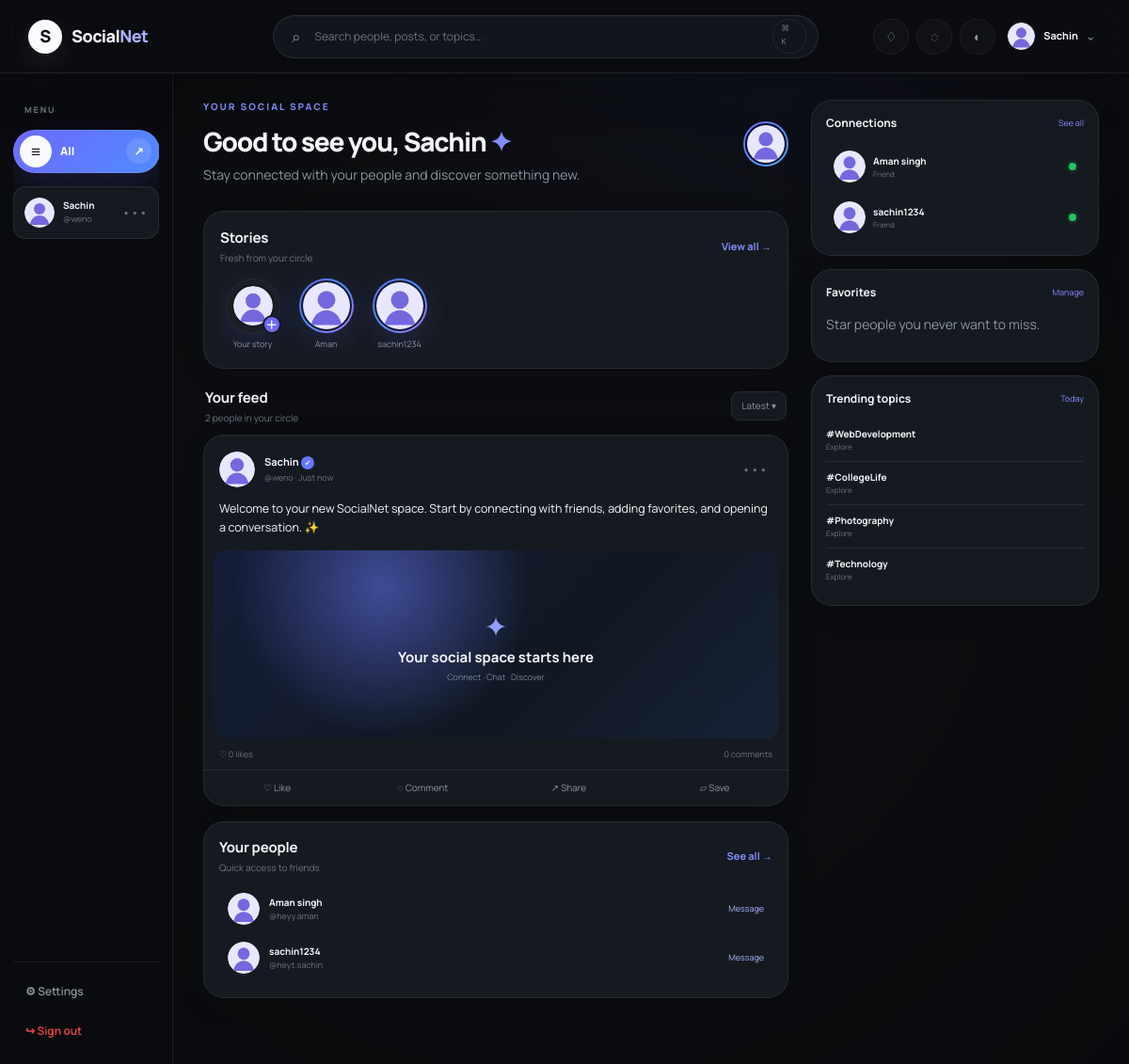
Page /dashboard (signed in) on the committed database.
### tables this page shows
CREATE TABLE users (
    id INTEGER PRIMARY KEY AUTOINCREMENT,
    name TEXT NOT NULL,
    username TEXT NOT NULL COLLATE NOCASE UNIQUE,
    email TEXT NOT NULL COLLATE NOCASE UNIQUE,
    password_hash TEXT NOT NULL,
    bio TEXT DEFAULT '',
    profile_picture TEXT NOT NULL DEFAULT 'default-avatar.svg',
    is_blocked INTEGER NOT NULL DEFAULT 0,
    created_at TEXT NOT NULL DEFAULT CURRENT_TIMESTAMP
, cover_picture TEXT NOT NULL DEFAULT '');

### app.py (the view)
@app.route("/dashboard")
@login_required
def dashboard():
    con = get_db()
    me = con.execute("SELECT * FROM users WHERE id=?", (session["user_id"],)).fetchone()
    friends = con.execute(
        """SELECT u.* FROM users u JOIN friendships f ON f.friend_id=u.id
           WHERE f.user_id=? ORDER BY u.name""", (session["user_id"],)
    ).fetchall()
    favourites = con.execute(
        """SELECT u.* FROM users u JOIN favourites f ON f.favourite_user_id=u.id
           WHERE f.user_id=? ORDER BY u.name""", (session["user_id"],)
    ).fetchall()
    con.close()
    return render_template("dashboard.html", user=me, friends=friends, favourites=favourites)

### app.py (called while the page is built)
def get_db():
    con = sqlite3.connect(DB_PATH)
    con.row_factory = sqlite3.Row
    con.execute("PRAGMA foreign_keys = ON")
    return con

def login_required(view):
    @wraps(view)
    def wrapped(*args, **kwargs):
        if "user_id" not in session:
            flash("Please log in to continue.", "error")
            return redirect(url_for("login"))
        return view(*args, **kwargs)
    return wrapped

@app.context_processor
def common_context():
    pending = 0
    if "user_id" in session:
        con = get_db()
        pending = con.execute(
            "SELECT COUNT(*) FROM friend_requests WHERE receiver_id=? AND status='pending'",
            (session["user_id"],)
        ).fetchone()[0]
        con.close()
    current_user = None
    if "user_id" in session:
        con = get_db()
        current_user = con.execute("SELECT * FROM users WHERE id=?", (session["user_id"],)).fetchone()
        con.close()
    return {"pending_count": pending, "logged_in": "user_id" in session, "current_user": current_user}

### templates/dashboard.html (shortened to what this page needs)
{% extends "base.html" %}{% block title %}Home · SocialNet{% endblock %}
{% block content %}
<div class="feed-layout">
<section class="feed-main">
<div class="welcome-row"><div><p class="eyebrow">YOUR SOCIAL SPACE</p><h1>Good to see you, {{ user['name'].split(' ')[0] }} <span>✦</span></h1><p class="subtext">Stay connected with your people and discover something new.</p></div><a class="avatar-ring" href="{{ url_for('profile') }}"><img src="{{ url_for('static',filename='uploads/'+user['profile_picture']) }}"></a></div>
<section class="stories-card card"><div class="section-head"><div><h2>Stories</h2><span>Fresh from your circle</span></div><button class="text-btn" data-action="open-story">View all →</button></div>
<div class="stories-row">
<div class="story add-story" data-action="open-story"><div class="story-img"><img src="{{ url_for('static',filename='uploads/'+user['profile_picture']) }}"><b>＋</b></div><span>Your story</span></div>
{% for f in friends[:7] %}<div class="story" data-action="open-story" data-story-name="{{ f['name'] }}"><div class="story-img"><img src="{{ url_for('static',filename='uploads/'+f['profile_picture']) }}"></div><span>{{ f['name'].split(' ')[0] }}</span></div>{% else %}<div class="story-empty">Add friends to see stories.</div>{% endfor %}
</div></section>
<div class="section-head feed-heading"><div><h2>Your feed</h2><span>{{ friends|length }} people in your circle</span></div><button class="filter-btn">Latest ▾</button></div>
<article class="post-card card demo-post"><div class="post-head"><img src="{{ url_for('static',filename='uploads/'+user['profile_picture']) }}"><div class="post-meta"><b>{{ user['name'] }} <i class="verified">✓</i></b><span>@{{ user['username'] }} · Just now</span></div><button class="more-btn">•••</button></div><p class="post-copy">Welcome to your new SocialNet space. Start by connecting with friends, adding favorites, and opening a conversation. ✨</p><div class="post-media gradient-media"><div><span>✦</span><b>Your social space starts here</b><small>Connect · Chat · Discover</small></div></div><div class="post-stats"><span>♡ 0 likes</span><span>0 comments</span></div><div class="post-actions"><button data-action="like">♡ <span>Like</span></button><button data-action="comment">◌ <span>Comment</span></button><button data-action="share">↗ <span>Share</span></button><button data-action="save">▱ <span>Save</span></button></div></article>
<section class="card circle-card"><div class="section-head"><div><h2>Your people</h2><span>Quick access to friends</span></div><a class="text-btn" href="{{ url_for('friends') }}">See all →</a></div><div class="people-list">{% for f in friends[:5] %}<a class="people-row" href="{{ url_for('chat',user_id=f['id']) }}"><img src="{{ url_for('static',filename='uploads/'+f['profile_picture']) }}"><div><b>{{ f['name'] }}</b><span>@{{ f['username'] }}</span></div><small>Message</small></a>{% else %}<div class="empty">No friends yet. Search for people to build your circle.</div>{% endfor %}</div></section>
</section>
<aside class="right-rail">
<section class="rail-card card"><div class="rail-title"><h3>Connections</h3><a href="{{ url_for('friends') }}">See all</a></div><div class="mini-list">{% for f in friends[:4] %}<a href="{{ url_for('chat',user_id=f['id']) }}"><img src="{{ url_for('static',filename='uploads/'+f['profile_picture']) }}"><span><b>{{ f['name'] }}</b><small>Friend</small></span><i class="online"></i></a>{% else %}<p class="muted">Your friend list will appear here.</p>{% endfor %}</div></section>
<section class="rail-card card"><div class="rail-title"><h3>Favorites</h3><a href="{{ url_for('friends') }}#favorites">Manage</a></div>{% for f in favourites[:4] %}<a class="favorite-mini" href="{{ url_for('chat',user_id=f['id']) }}"><span>★</span><img src="{{ url_for('static',filename='uploads/'+f['profile_picture']) }}"><b>{{ f['name'] }}</b></a>{% else %}<p class="muted">Star people you never want to miss.</p>{% endfor %}</section>
<section class="rail-card card trends"><div class="rail-title"><h3>Trending topics</h3><span>Today</span></div><a>#WebDevelopment <small>Explore</small></a><a>#CollegeLife <small>Explore</small></a><a>#Photography <small>Explore</small></a><a>#Technology <small>Explore</small></a></section>
</aside>
</div>
{% endblock %}

### templates/base.html (shortened to what this page needs)
<!doctype html>
<html lang="en" data-theme="dark">
<head>
<link rel="stylesheet" href="{{ url_for('static', filename='css/style.css') }}">
</head>
<body class="{% if logged_in %}app-shell{% else %}public-shell{% endif %}">
{% if logged_in %}
<header class="topbar">
  <div class="topbar-left"><button class="icon-btn mobile-menu" data-action="toggle-sidebar" aria-label="Menu">☰</button>
  <a class="brand" href="{{ url_for('dashboard') }}"><span class="brand-mark">S</span><span>Social<span class="brand-accent">Net</span></span></a></div>
  <form class="global-search" action="{{ url_for('search') }}" method="get" autocomplete="off">
    <span>⌕</span><input id="globalSearch" name="q" value="{{ request.args.get('q','') }}" placeholder="Search people, posts, or topics..." aria-label="Search">
    <kbd>⌘ K</kbd><div class="search-suggest" id="searchSuggest"><div class="suggest-head">Quick search</div><div class="suggest-item">Search people by name or @username</div><div class="suggest-item">Find topics and communities</div></div>
  </form>
  <div class="top-actions">
    <a class="icon-btn has-dot" href="{{ url_for('requests_page') }}" title="Notifications">♢{% if pending_count %}<i>{{ pending_count }}</i>{% endif %}</a>
    <a class="icon-btn" href="{{ url_for('friends') }}" title="Messages">◌</a>
    <button class="icon-btn" data-action="toggle-theme" title="Toggle theme">◐</button>
    <div class="user-menu">
      <a href="{{ url_for('profile') }}" class="mini-profile"><img src="{{ url_for('static', filename='uploads/'+(current_user['profile_picture'] if current_user else 'default-avatar.svg')) }}" onerror="this.src='{{ url_for('static', filename='uploads/default-avatar.svg') }}'"><span>{{ session.get('user_name','User') }}</span><b>⌄</b></a>
    </div>
  </div>
</header>
<div class="app-layout">
<aside class="sidebar" id="sidebar">
  <div class="side-scroll">
    <div class="side-label">MENU</div>
    <button class="all-nav-trigger" type="button" data-action="toggle-all-nav" aria-expanded="false" aria-controls="allNavPanel">
      <span class="all-nav-trigger-icon">≡</span><span>All</span><span class="all-nav-chevron">↗</span>
    </button>
    <div class="side-profile">
      <img src="{{ url_for('static', filename='uploads/'+(current_user['profile_picture'] if current_user else 'default-avatar.svg')) }}" alt="">
      <div><b>{{ session.get('user_name','User') }}</b><small>@{{ session.get('username','user') }}</small></div>
      <a href="{{ url_for('profile') }}">•••</a>
    </div>
  </div>
  <div class="side-footer"><a href="{{ url_for('settings') }}">⚙ Settings</a><a class="logout-link" href="{{ url_for('logout') }}">↪ Sign out</a></div>
</aside>
<main class="page-content">
{% block content %}{% endblock %}
</main></div>
{% else %}
{% with messages=get_flashed_messages(with_categories=true) %}{% if messages %}<div class="toast-wrap">{% for category,message in messages %}<div class="toast {{ category }}"><span>!</span>{{ message }}<button data-action="close-toast">×</button></div>{% endfor %}</div>{% endif %}{% endwith %}
{% endif %}
</body></html>

### rows in the picture
users: profile_picture (placeholder picture), get "Sachin", get "weno", name "Sachin", username "weno"
users: profile_picture (placeholder picture), name "Aman", name "Aman singh", username "heyy.aman"
users: profile_picture (placeholder picture), name "sachin1234", username "heyt.sachin"

### other values in the picture
{{ friends|length }} "2"
